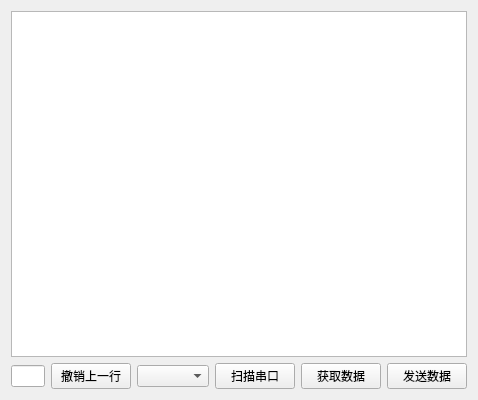
<?xml version="1.0" encoding="UTF-8"?>
<ui version="4.0">
 <class>autopack_step_one</class>
 <widget class="QWidget" name="autopack_step_one">
  <property name="geometry">
   <rect>
    <x>0</x>
    <y>0</y>
    <width>478</width>
    <height>400</height>
   </rect>
  </property>
  <property name="windowTitle">
   <string>Form</string>
  </property>
  <layout class="QVBoxLayout" name="verticalLayout_2">
   <item>
    <layout class="QVBoxLayout" name="verticalLayout">
     <item>
      <widget class="QTableWidget" name="tableWidget"/>
     </item>
     <item>
      <layout class="QHBoxLayout" name="horizontalLayout">
       <item>
        <widget class="QLineEdit" name="lineEdit"/>
       </item>
       <item>
        <widget class="QPushButton" name="pushButton">
         <property name="text">
          <string>撤销上一行</string>
         </property>
        </widget>
       </item>
       <item>
        <widget class="QComboBox" name="comboBox"/>
       </item>
       <item>
        <widget class="QPushButton" name="pushButton_4">
         <property name="text">
          <string>扫描串口</string>
         </property>
        </widget>
       </item>
       <item>
        <widget class="QPushButton" name="pushButton_3">
         <property name="text">
          <string>获取数据</string>
         </property>
        </widget>
       </item>
       <item>
        <widget class="QPushButton" name="pushButton_2">
         <property name="text">
          <string>发送数据</string>
         </property>
        </widget>
       </item>
      </layout>
     </item>
    </layout>
   </item>
  </layout>
 </widget>
 <resources/>
 <connections/>
</ui>
